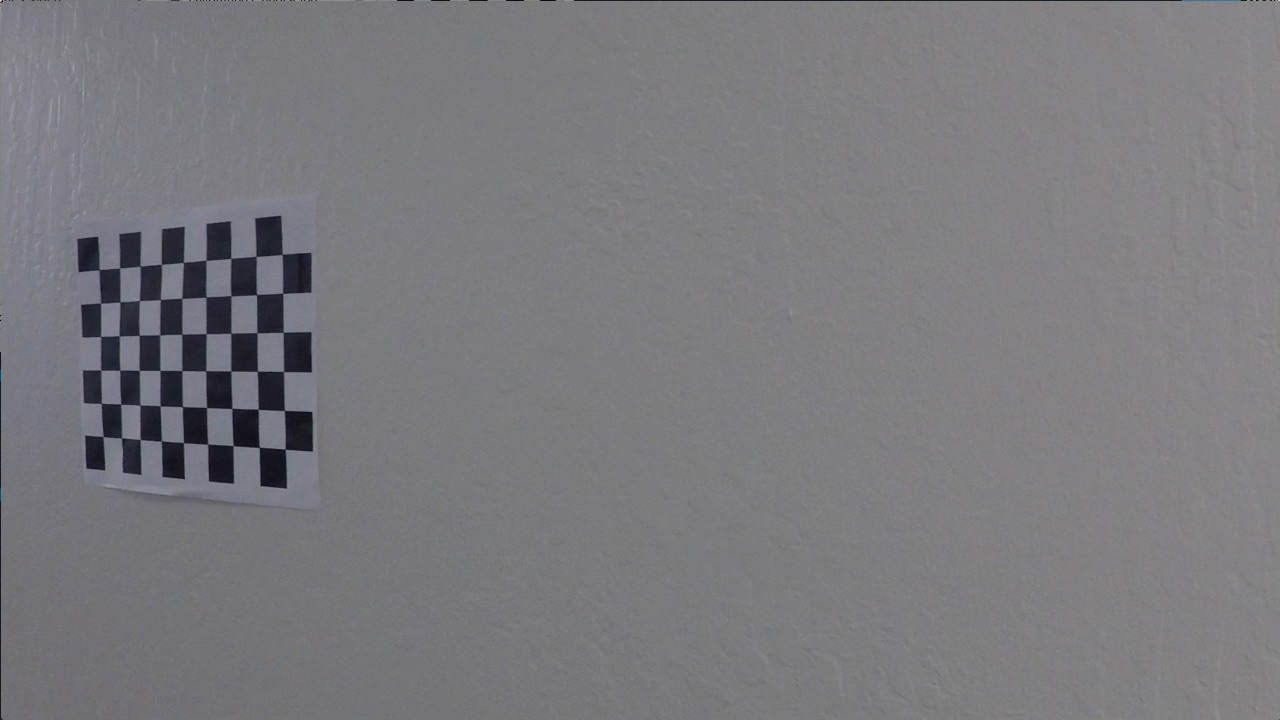
#> input picture RoadLines/camera_cal/calibration11.jpg, 1280 x 720 px, found by its file name; the run also reads 1 picture not shown here
$ jupyter execute --allow-errors LaneWidth.ipynb   (shell and % lines are left out)   (older library calls are emulated)
#> lines starting #> are read from the running program, lines starting #| are printed output that depends on the picture; after the words box and inside, x2 and y2 are one past the last pixel; in counts of white or black regions, pixels touching at a corner belong together
[cell 1]
import cv2
import matplotlib.pyplot as plt
import matplotlib.image as mpimg
import numpy as np
import glob

# Exploration

Lets have a look at a sample image, to be used for caliberation. Print out the size of the image

[cell 2]
img = mpimg.imread('camera_cal/calibration11.jpg')
#> img is the input picture: shape (720, 1280, 3); mean R, G, B 122.2, 121.7, 125.2
image_shape = img.shape
print(image_shape)
#| (720, 1280, 3)
plt.imshow(img)

# Caliberation

We can observe that there are 9 corners in a row and 6 corners in a column. I have used `glob` to iterate over all the `camera_cal` images to extract the object and image points

[cell 3]
nx = 9
ny = 6

objpoints = []
imgpoints = []

objp = np.zeros((nx*ny,3), np.float32)
objp[:,:2] = np.mgrid[0:nx,0:ny].T.reshape(-1,2)

fnames = glob.glob("camera_cal/calibration*.jpg")

for fname in fnames:
    img = mpimg.imread(fname)
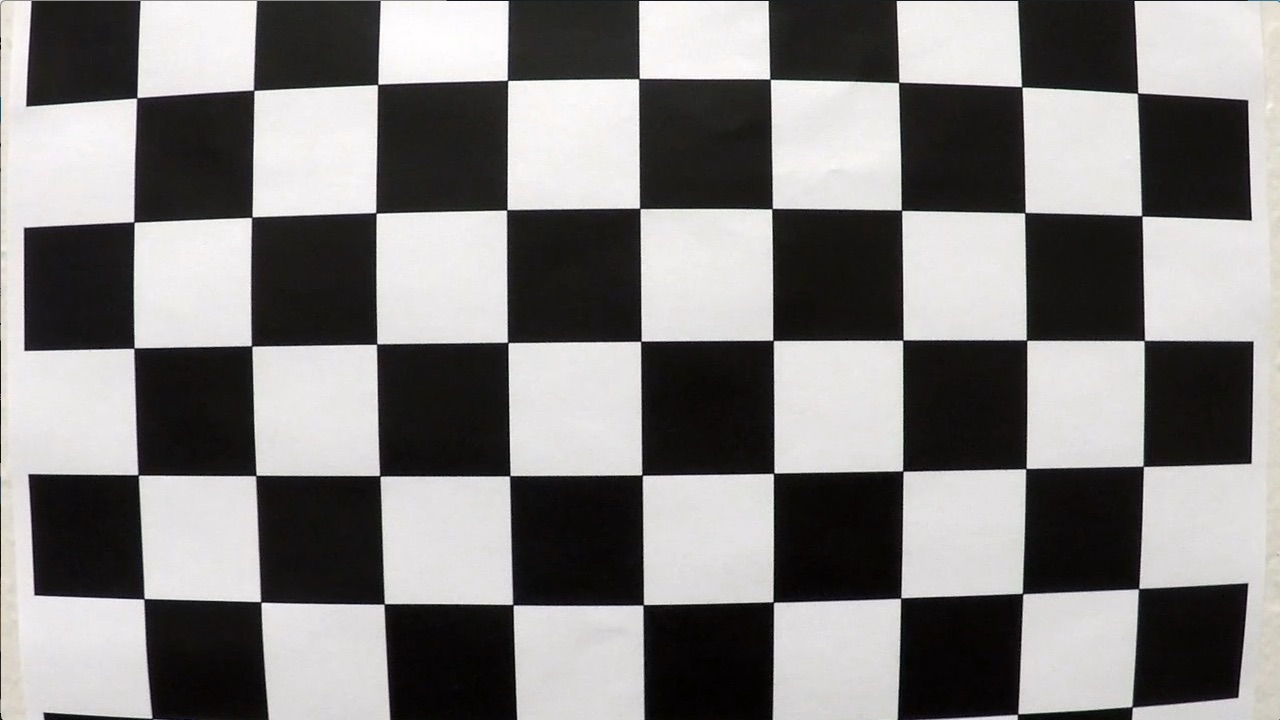
#> input picture RoadLines/camera_cal/calibration1.jpg, 1280 x 720 px
#> img is the input picture: shape (720, 1280, 3); mean R, G, B 130.1, 128.4, 127.8
    gray = cv2.cvtColor(img, cv2.COLOR_RGB2GRAY)
    ret, corners = cv2.findChessboardCorners(gray, (nx,ny), None)
#> ret = False; corners = None
    if ret:
        objpoints.append(objp)
        imgpoints.append(corners)

# use the object and image points to caliberate the camera and compute the camera matrix and distortion coefficients
ret, cameraMatrix, distortionCoeffs, rvecs, tvecs = cv2.calibrateCamera(objpoints, imgpoints, image_shape[:2],None,None)

# Distortion Correction Example

We use the `cameraMatrix` and `distortionCoeffs` to undistort the image.

[cell 4]
img = mpimg.imread('camera_cal/calibration2.jpg')
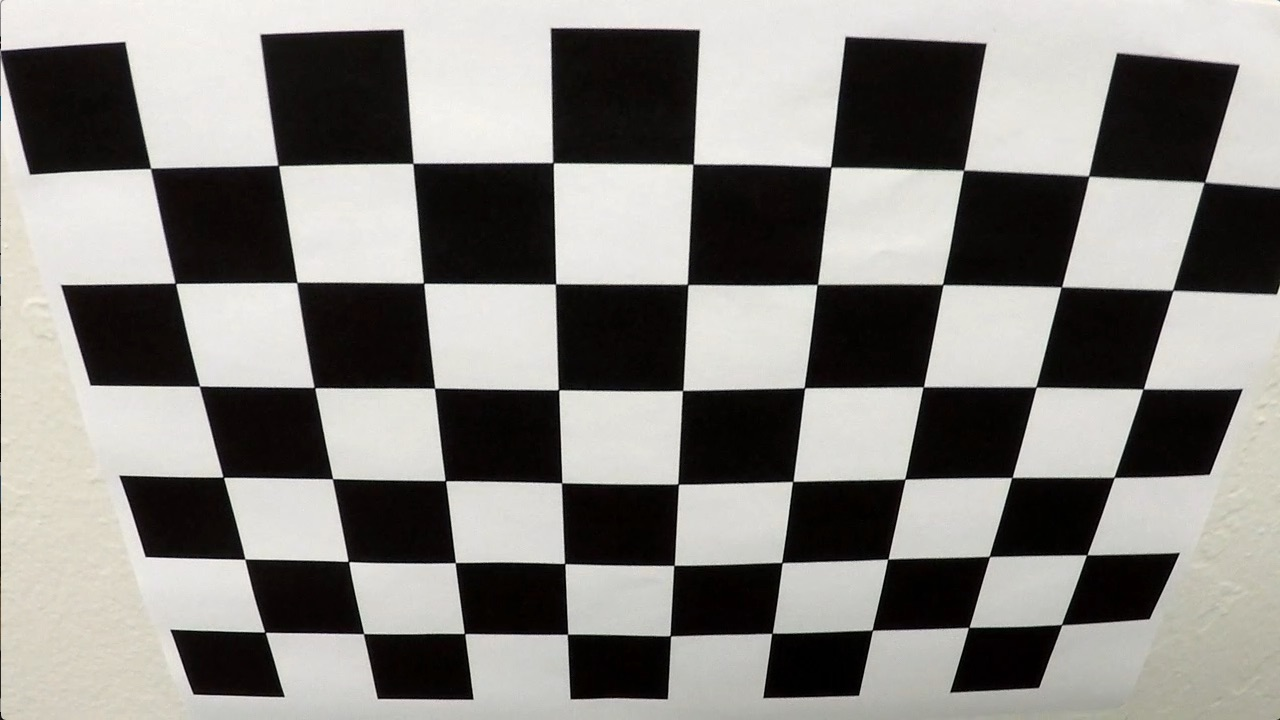
#> input picture RoadLines/camera_cal/calibration2.jpg, 1280 x 720 px, found by its file name
#> img is the input picture: shape (720, 1280, 3); mean R, G, B 134.4, 132.4, 128.5
undistorted = cv2.undistort(img, cameraMatrix, distortionCoeffs, None, cameraMatrix)
f, (ax1, ax2) = plt.subplots(1, 2, figsize=(24, 9))
f.tight_layout()
ax1.imshow(img)
ax1.set_title('Original Image', fontsize=50)
ax2.imshow(undistorted)
ax2.set_title('Undistorted Image', fontsize=50)
plt.subplots_adjust(left=0., right=1, top=0.9, bottom=0.)
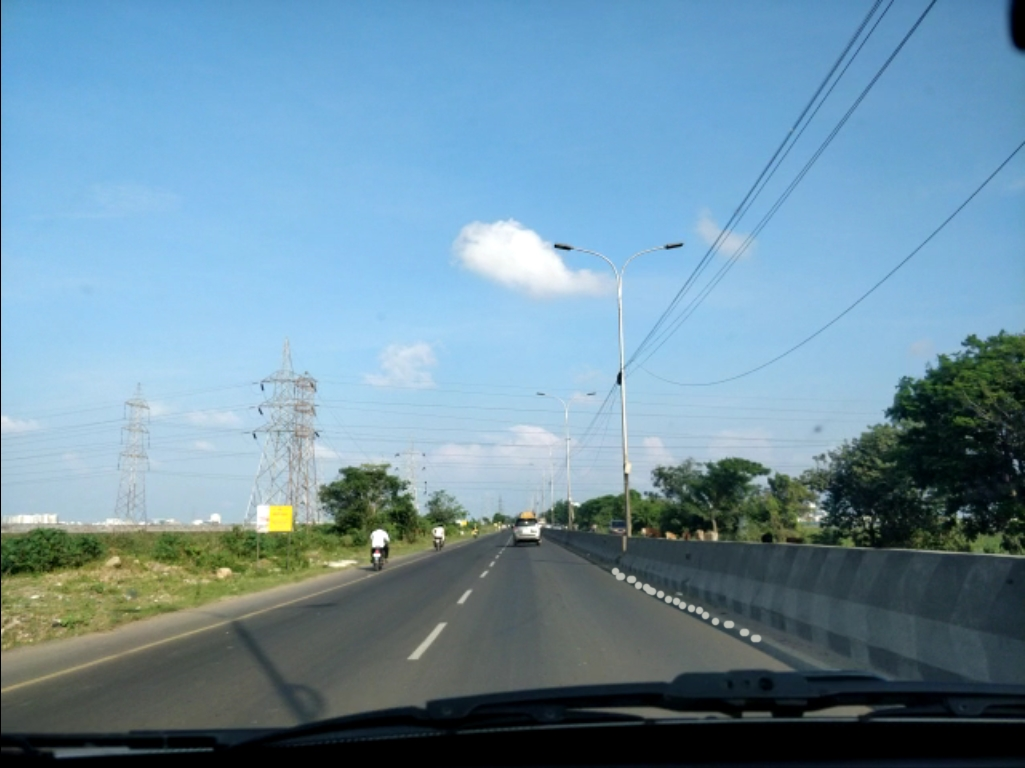
#> input picture RoadLines/test_images/day33.jpg, 1025 x 768 px, found by its file name
#> further down, img is the input picture: shape (768, 1025, 3); mean R, G, B 110.1, 143.4, 162.1

# Gradients and color transforms

We use 2 kinds of gradient thresholds:

1. Along the X axis.
2. Directional gradient with thresholds of 30 and 90 degrees.

This is done since the lane lines are more or less vertical.

We then apply the following color thresholds:

1. R & G channel thresholds so that yellow lanes are detected well.
2. L channel threshold so that we don't take into account edges generated due to shadows.
3. S channel threshold since it does a good job of separating out white & yellow lanes.

[cell 5]
def get_thresholded_image(img):

    img = cv2.undistort(img, cameraMatrix, distortionCoeffs, None, cameraMatrix)

    # convert to gray scale
    gray = cv2.cvtColor(img, cv2.COLOR_RGB2GRAY)
#> gray: shape (768, 1025)

    height, width = gray.shape

    # apply gradient threshold on the horizontal gradient
    sx_binary = abs_sobel_thresh(gray, 'x', 10, 200)
#> in abs_sobel_thresh, `max_value = np.max(abs_sobel)`: max_value = 706
#> sx_binary: shape (768, 1025); values 0 (black) and 1 (white), 8.9% white; 1671 white regions (1364 under 20 px), largest, box (x1, y1, x2, y2) and area: (255, 414, 600, 578) 11747, (590, 3, 901, 553) 10355, (721, 379, 922, 552) 8935

    # apply gradient direction threshold so that only edges closer to vertical are detected.
    dir_binary = dir_threshold(gray, thresh=(np.pi/6, np.pi/2))
#> dir_binary: shape (768, 1025) float64; values 0 (black) and 1 (white), 69.1% white; black in thin lines or dots

    # combine the gradient and direction thresholds.
    combined_condition = ((sx_binary == 1) & (dir_binary == 1))
#> combined_condition: shape (768, 1025) bool; 5.4% white in thin lines or dots

    # R & G thresholds so that yellow lanes are detected well.
    color_threshold = 150
    R = img[:,:,0]
    G = img[:,:,1]
    color_combined = np.zeros_like(R)
    r_g_condition = (R > color_threshold) & (G > color_threshold)
#> r_g_condition: shape (768, 1025) bool; 25.3% white; 263 white regions (191 under 20 px), largest, box (x1, y1, x2, y2) and area: (0, 226, 897, 547) 184221, (0, 559, 353, 675) 3196, (697, 287, 791, 340) 2233


    # color channel thresholds
    hls = cv2.cvtColor(img, cv2.COLOR_RGB2HLS)
#> hls: shape (768, 1025, 3); mean of channels 0, 1, 2 88, 138.2, 113
    S = hls[:,:,2]
    L = hls[:,:,1]

    # S channel performs well for detecting bright yellow and white lanes
    s_thresh = (100, 255)
    s_condition = (S > s_thresh[0]) & (S <= s_thresh[1])
#> s_condition: shape (768, 1025) bool; 60.8% white; 480 black regions (406 under 20 px), largest, box (x1, y1, x2, y2) and area: (0, 304, 1025, 768) 266410, (264, 700, 1025, 768) 27652, (377, 0, 1025, 98) 5018

    # We put a threshold on the L channel to avoid pixels which have shadows and as a result darker.
    l_thresh = (120, 255)
    l_condition = (L > l_thresh[0]) & (L <= l_thresh[1])
#> l_condition: shape (768, 1025) bool; 64.7% white; 57 black regions (48 under 20 px), largest, box (x1, y1, x2, y2) and area: (0, 336, 1025, 768) 272081, (367, 0, 994, 139) 4533, (1015, 0, 1025, 56) 459

    # combine all the thresholds
    # A pixel should either be a yellowish or whiteish
    # And it should also have a gradient, as per our thresholds
    color_combined[(r_g_condition & l_condition) & (s_condition | combined_condition)] = 1

    # apply the region of interest mask
    mask = np.zeros_like(color_combined)
    region_of_interest_vertices = np.array([[0,height-1], [width/2, int(0.5*height)], [width-1, height-1]], dtype=np.int32)
    cv2.fillPoly(mask, [region_of_interest_vertices], 1)
#> mask: shape (768, 1025); values 0 (black) and 1 (white), 25% white; 1 white region, box (x1, y1, x2, y2) and area: (0, 384, 1025, 768) 197121
    thresholded = cv2.bitwise_and(color_combined, mask)
#> color_combined: shape (768, 1025); values 0 (black) and 1 (white), 18.2% white; 1466 white regions (1393 under 20 px), largest, box (x1, y1, x2, y2) and area: (0, 226, 688, 486) 109393, (623, 321, 897, 448) 19524, (697, 287, 791, 340) 2233

    return thresholded


def abs_sobel_thresh(gray, orient='x', thresh_min=0, thresh_max=255):
    if orient == 'x':
        sobel = cv2.Sobel(gray, cv2.CV_64F, 1, 0)
    else:
        sobel = cv2.Sobel(gray, cv2.CV_64F, 0, 1)
    abs_sobel = np.absolute(sobel)
    max_value = np.max(abs_sobel)
    binary_output = np.uint8(255*abs_sobel/max_value)
    threshold_mask = np.zeros_like(binary_output)
    threshold_mask[(binary_output >= thresh_min) & (binary_output <= thresh_max)] = 1
    return threshold_mask

def dir_threshold(gray, sobel_kernel=3, thresh=(0, np.pi/2)):
    # Take the gradient in x and y separately
    sobel_x = cv2.Sobel(gray, cv2.CV_64F, 1, 0, ksize=sobel_kernel)
    sobel_y = cv2.Sobel(gray, cv2.CV_64F, 0, 1, ksize=sobel_kernel)
    # 3) Take the absolute value of the x and y gradients
    abs_sobel_x = np.absolute(sobel_x)
    abs_sobel_y = np.absolute(sobel_y)
    # 4) Use np.arctan2(abs_sobely, abs_sobelx) to calculate the direction of the gradient
    direction = np.arctan2(abs_sobel_y,abs_sobel_x)
    direction = np.absolute(direction)
    # 5) Create a binary mask where direction thresholds are met
    mask = np.zeros_like(direction)
    mask[(direction >= thresh[0]) & (direction <= thresh[1])] = 1
    # 6) Return this mask as your binary_output image
    return mask

# Example: Binary Thresholded Image

[cell 6]
img = mpimg.imread('test_images/day33.jpg')
thresholded = get_thresholded_image(img)
#> thresholded: shape (768, 1025); values 0 (black) and 1 (white), 0.83% white; 330 white regions (315 under 20 px), largest, box (x1, y1, x2, y2) and area: (422, 384, 565, 458) 4194, (403, 626, 442, 664) 216, (315, 563, 353, 574) 197
img = cv2.undistort(img, cameraMatrix, distortionCoeffs, None, cameraMatrix)
cv2.imwrite('thresholded.jpg',thresholded)

# Plot the 2 images side by side
f, (ax1, ax2) = plt.subplots(1, 2, figsize=(24, 9))
f.tight_layout()
ax1.imshow(img)
ax1.set_title('Original Image', fontsize=50)
ax2.imshow(thresholded, cmap='gray')
ax2.set_title('Thresholded Image', fontsize=50)
plt.subplots_adjust(left=0., right=1, top=0.9, bottom=0.)

# Perspective Transform

After manually examining a sample image, I extracted the vertices to perform a perspective transform. The polygon with these vertices is drawn on the image for visualization. Destination points are chosen such that straight lanes appear more or less parallel in the transformed image.

The transform and its inverse are computer, for use later. We then transform the binary image to show the birds eye view.

[cell 7]
# Vertices extracted manually for performing a perspective transform
bottom_left = [410,655] #220,720
bottom_right = [771, 655]
top_left = [491, 562]
top_right = [600, 563]

source = np.float32([bottom_left,bottom_right,top_right,top_left])

pts = np.array([bottom_left,bottom_right,top_right,top_left], np.int32)
pts = pts.reshape((-1,1,2))
copy = img.copy()
cv2.polylines(copy,[pts],True,(255,0,0), thickness=3)
#> copy: shape (768, 1025, 3); mean R, G, B 111.9, 144.2, 162.9

# Destination points are chosen such that straight lanes appear more or less parallel in the transformed image.
bottom_left = [320,720]
bottom_right = [920, 720]
top_left = [320, 1]
top_right = [920, 1]

dst = np.float32([bottom_left,bottom_right,top_right,top_left])
M = cv2.getPerspectiveTransform(source, dst)
M_inv = cv2.getPerspectiveTransform(dst, source)
img_size = (image_shape[1], image_shape[0])

warped = cv2.warpPerspective(thresholded, M, img_size , flags=cv2.INTER_LINEAR)
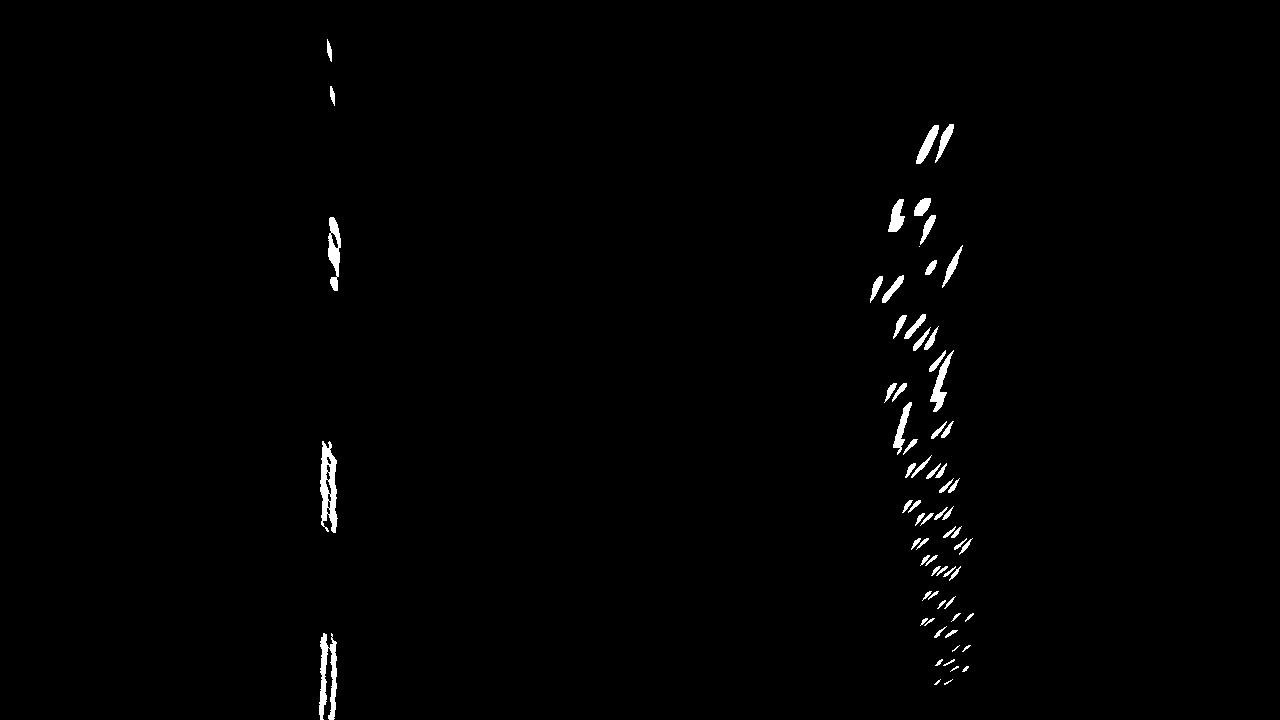
#> warped: shape (720, 1280); values 0 (black) and 1 (white), 0.88% white; 69 white regions (5 under 20 px), largest, box (x1, y1, x2, y2) and area: (320, 441, 338, 533) 1010, (319, 633, 337, 720) 896, (328, 217, 341, 291) 567

f, (ax1, ax2) = plt.subplots(1, 2, figsize=(24, 9))
f.tight_layout()
ax1.imshow(copy)
ax1.set_title('Original Image', fontsize=50)
ax2.imshow(warped, cmap='gray')
ax2.set_title('Warped Image', fontsize=50)
plt.subplots_adjust(left=0., right=1, top=0.9, bottom=0.)
#> (the rest of the program and of its run is left out)
